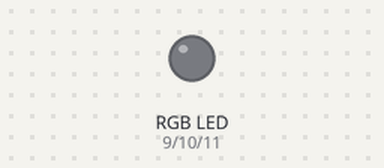
The sketch below on a simulated Arduino Uno, built with avr-gcc and run on an emulated ATmega328P. Shown: an RGB LED mixed from three pins (HIGH = lit).

Above: at 0.1 s.
At 2.1 s:
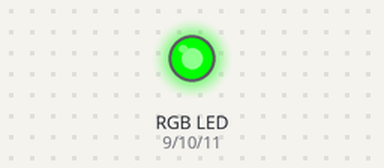
At 4.1 s:
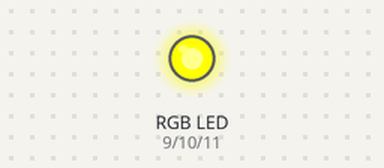
At 6.1 s:
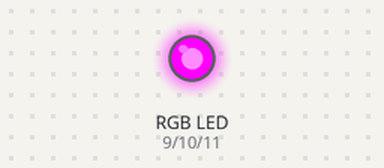
At 18.8 s:
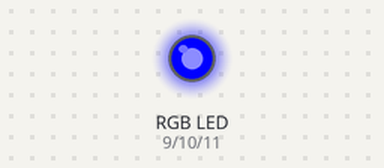
At 38.5 s:
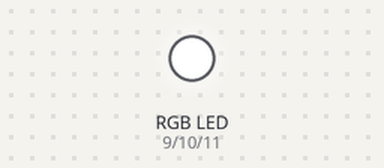
Timing chart, 0 to 40.0 s (numbered marks = the images above):
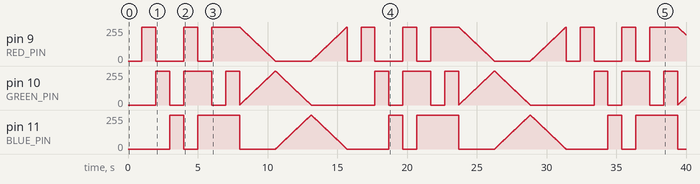

The sketch:

03-color-led.ino
```cpp
/*
RGB LED

  Make an RGB LED display a rainbow of colors!

Hardware connections:

  An RGB LED is actually three LEDs (red, green, and blue) in
  one package. When you run them at different brightnesses,
  the red, green and blue mix to form new colors.

  Starting at the flattened edge of the flange on the LED,
  the pins are ordered RED, COMMON, GREEN, BLUE.

  Connect RED to a 330 Ohm resistor. Connect the other end
  of the resistor to Arduino digital pin 9.

  Connect COMMON pin to GND.

  Connect GREEN to a 330 Ohm resistor. Connect the other end
  of the resistor to Arduino digital pin 10.

  Connect BLUE to a 330 Ohm resistor. Connect the other end
  of the resistor to Arduino digital pin 11.

*/

// digital output pins
const int RED_PIN = 9;
const int GREEN_PIN = 10;
const int BLUE_PIN = 11;

const int SECOND = 1000;  // in ms
int DISPLAY_TIME = 100;  // in ms

void
setup() {
  pinMode(RED_PIN, OUTPUT);
  pinMode(GREEN_PIN, OUTPUT);
  pinMode(BLUE_PIN, OUTPUT);
}


void
loop() {
  // In this sketch, we'll start writing our own functions.
  // This makes the sketch easier to follow by dividing up
  // the sketch into sections, and not having everything in
  // setup() or loop().

  // We'll show you two ways to run the RGB LED.

  // The first way is to turn the individual LEDs (red, blue,
  // and green) on and off in various combinations. This gives you
  // a total of eight colors (if you count "black" as a color).

  // We've written a function called mainColors() that steps
  // through all eight of these colors. We're only "calling" the
  // function here (telling it to run). The actual function code
  // is further down in the sketch.

  mainColors();

  // The above function turns the individual LEDs full-on and
  // full-off. If you want to generate more than eight colors,
  // you can do so by varying the brightness of the individual
  // LEDs between full-on and full-off.

  // The analogWrite() function lets us do this. This function
  // lets you dim a LED from full-off to full-on over 255 steps.

  // We've written a function called showSpectrum() that smoothly
  // steps through all the colors. Again we're just calling it
  // here; the actual code is further down in this sketch.

  showSpectrum();
}


// Here's the mainColors() function we've written.

// This function displays the eight "main" colors that the RGB LED
// can produce. If you'd like to use one of these colors in your
// own sketch, you cancopy and paste that section into your code.

void
mainColors() {
    /*
    Displays eight main colors:
      ->  off, red, green, blue, yellow
          cyan, purple, white
    */

    // Off (all LEDs off):
    digitalWrite(RED_PIN, LOW);
    digitalWrite(GREEN_PIN, LOW);
    digitalWrite(BLUE_PIN, LOW);
    delay(SECOND);

    // Red (turn just the red LED on):
    digitalWrite(RED_PIN, HIGH);
    digitalWrite(GREEN_PIN, LOW);
    digitalWrite(BLUE_PIN, LOW);
    delay(SECOND);

    // Green (turn just the green LED on):
    digitalWrite(RED_PIN, LOW);
    digitalWrite(GREEN_PIN, HIGH);
    digitalWrite(BLUE_PIN, LOW);
    delay(SECOND);

    // Blue (turn just the blue LED on):
    digitalWrite(RED_PIN, LOW);
    digitalWrite(GREEN_PIN, LOW);
    digitalWrite(BLUE_PIN, HIGH);
    delay(SECOND);

    // Yellow (turn red and green on):
    digitalWrite(RED_PIN, HIGH);
    digitalWrite(GREEN_PIN, HIGH);
    digitalWrite(BLUE_PIN, LOW);
    delay(SECOND);

    // Cyan (turn green and blue on):
    digitalWrite(RED_PIN, LOW);
    digitalWrite(GREEN_PIN, HIGH);
    digitalWrite(BLUE_PIN, HIGH);
    delay(SECOND);

    // Purple (turn red and blue on):
    digitalWrite(RED_PIN, HIGH);
    digitalWrite(GREEN_PIN, LOW);
    digitalWrite(BLUE_PIN, HIGH);
    delay(SECOND);

    // White (turn all the LEDs on):
    digitalWrite(RED_PIN, HIGH);
    digitalWrite(GREEN_PIN, HIGH);
    digitalWrite(BLUE_PIN, HIGH);
    delay(SECOND);
}

void
showSpectrum() {
    /*
        Cycle continuously through the RGB
        spectrum starting with RED.
    */
    int spectrum_delay = SECOND / 100; // 10 ms
    for (int x = 0; x < 768; x++) {
        showRGB(x);
        delay(spectrum_delay);
    }
}

// showRGB()

// This function translates a number between 0 and 767 into a
// specific color on the RGB LED. If you have this number count
// through the whole range (0 to 767), the LED will smoothly
// change color through the entire spectrum.

// The "base" numbers are:
// 0   = pure red
// 255 = pure green
// 511 = pure blue
// 767 = pure red (again)

// Numbers between the above colors will create blends. For
// example, 640 is midway between 512 (pure blue) and 767
// (pure red). It will give you a 50/50 mix of blue and red,
// resulting in purple.

// If you count up from 0 to 767 and pass that number to this
// function, the LED will smoothly fade between all the colors.
// (Because it starts and ends on pure red, you can start over
// at 0 without any break in the spectrum).


void
showRGB(int color) {
    int redIntensity;
    int greenIntensity;
    int blueIntensity;

    if (color <= 255) {
        redIntensity = 255 - color;    // red goes from on to off
        greenIntensity = color;        // green goes from off to on
        blueIntensity = 0;             // blue is always off

    } else if (color <= 511) {
        redIntensity = 0;                     // red is always off
        greenIntensity = 255 - (color - 256); // green on to off
        blueIntensity = (color - 256);        // blue off to on

    } else  {
        redIntensity = (color - 512);         // red off to on
        greenIntensity = 0;                   // green is always off
        blueIntensity = 255 - (color - 512);  // blue on to off
    }

    // set respective LED intensity values
    analogWrite(RED_PIN, redIntensity);
    analogWrite(BLUE_PIN, blueIntensity);
    analogWrite(GREEN_PIN, greenIntensity);
}
```

Measured:
- by itself, pin 9 (RED_PIN): 0/255 → 255/255 at 1.0 s, → 0/255 1.0 s later, → 255/255 2.0 s later, → 0/255 1.0 s later, … (1096 changes in this stretch)
- by itself, pin 11 (BLUE_PIN): 0/255 → 255/255 at 3.0 s, → 0/255 1.0 s later, → 255/255 1.0 s later, → 0/255 3.0 s later, … (1032 changes in this stretch)
